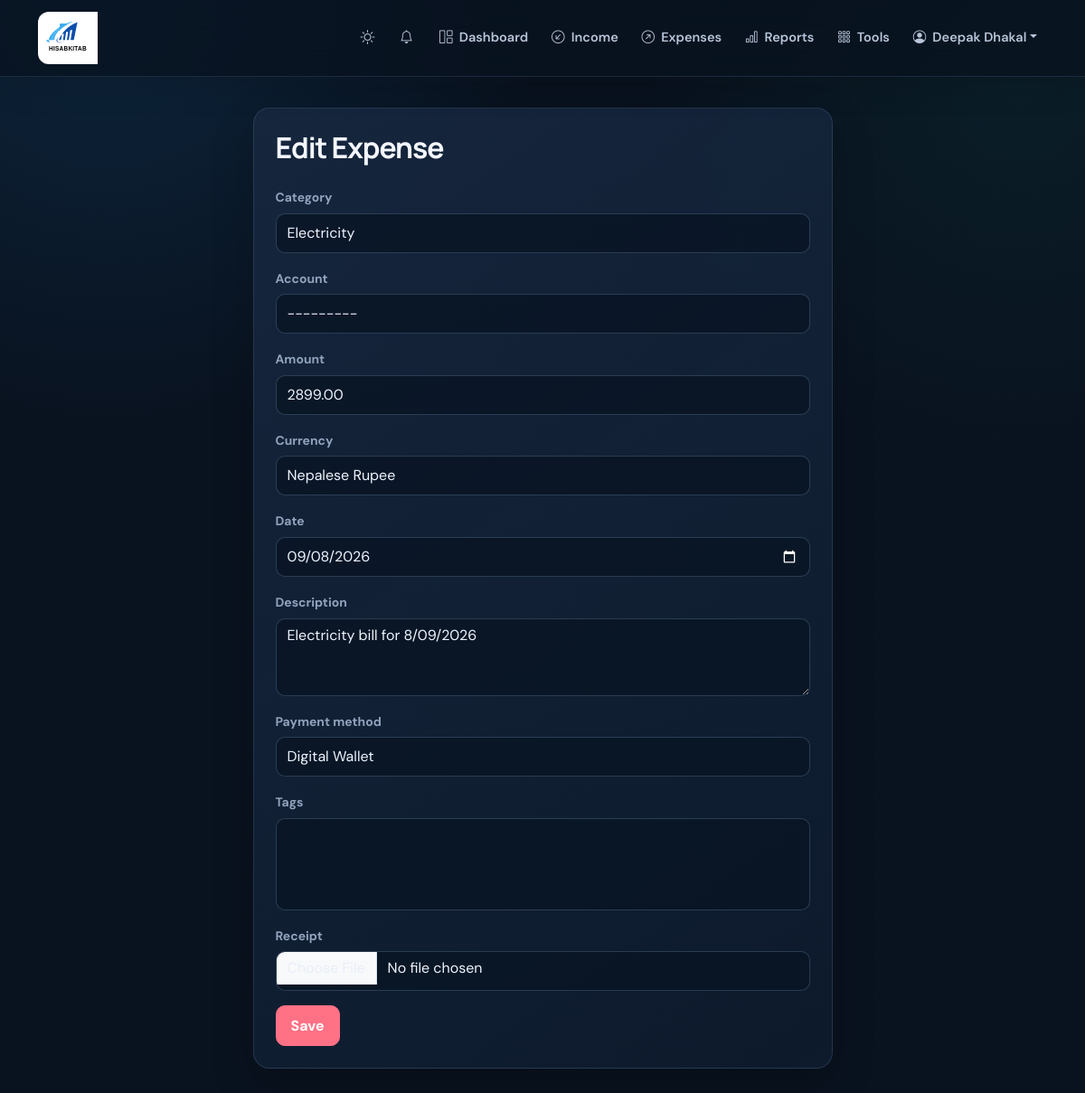
Page /expense/4/edit/ (signed in) on the committed database.
### finance/models.py (models this page shows, shortened)
class User(AbstractUser):
    full_name = models.CharField(max_length=150, blank=True)
    email = models.EmailField(unique=True, validators=[validate_com_email])
    phone_number = models.CharField(max_length=16, unique=True, blank=True, null=True)
    reporting_currency = models.CharField(max_length=10, default='USD')
    profile_picture = models.ImageField(upload_to='profile_pictures/', blank=True)
    onboarding_complete = models.BooleanField(default=False)

class Expense(models.Model):
    PAYMENT_METHODS = (
        ('Cash', 'Cash'),
        ('Card', 'Card'),
        ('Bank Transfer', 'Bank Transfer'),
        ('Digital Wallet', 'Digital Wallet'),
    )
    CURRENCY_CHOICES = (
        ('USD', 'US Dollar'),
        ('AUD', 'Australian Dollar'),
        ('EUR', 'Euro'),
        ('GBP', 'Pound Sterling'),
        ('IC', 'IC'),
        ('NPR', 'Nepalese Rupee'),
    )
    user = models.ForeignKey(User, on_delete=models.CASCADE, related_name='expenses')
    category = models.ForeignKey(Category, on_delete=models.PROTECT, related_name='expenses')
    amount = models.DecimalField(max_digits=10, decimal_places=2)
    currency = models.CharField(max_length=10, choices=CURRENCY_CHOICES, default='USD')
    date = models.DateField()
    description = models.CharField(max_length=255, blank=True)
    payment_method = models.CharField(max_length=30, choices=PAYMENT_METHODS, blank=True)
    account = models.ForeignKey(Account, on_delete=models.SET_NULL, null=True, blank=True, related_name='expenses')
    tags = models.ManyToManyField(TransactionTag, blank=True, related_name='expenses')
    receipt = models.FileField(upload_to='receipts/expense/', blank=True)
    created_at = models.DateTimeField(auto_now_add=True)
    updated_at = models.DateTimeField(auto_now=True)
    class Meta:
        ordering = ['-date', '-created_at']
        constraints = [
            models.CheckConstraint(condition=models.Q(amount__gt=0), name='expense_amount_positive'),
        ]

### finance/views.py (the view)
# urls.py: path('expense/<int:pk>/edit/', views.expense_update, name='expense_update'),
@login_required
def expense_update(request, pk):
    expense = get_object_or_404(Expense, pk=pk, user=request.user)
    if request.method == 'POST':
        form = ExpenseForm(request.POST, request.FILES, instance=expense, user=request.user)
        if form.is_valid():
            form.save()
            messages.success(request, 'Expense updated successfully.')
            return redirect('expense_list')
    else:
        form = ExpenseForm(instance=expense, user=request.user)
    return render(request, 'finance/expense_form.html', {'form': form, 'mode': 'Edit'})

### finance/forms.py (shortened to what this page needs)
class ExpenseForm(StyledFormMixin, forms.ModelForm):
    class Meta:
        model = Expense
        fields = ('category', 'account', 'amount', 'currency', 'date', 'description', 'payment_method', 'tags', 'receipt')
        widgets = {
            'date': forms.DateInput(attrs={'type': 'date'}),
            'description': forms.Textarea(attrs={'rows': 3}),
        }
    def __init__(self, *args, **kwargs):
        user = kwargs.pop('user', None)
        super().__init__(*args, **kwargs)
        if user is not None:
            self.fields['category'].queryset = Category.objects.filter(user=user, type='expense')
            self.fields['account'].queryset = Account.objects.filter(user=user, is_active=True)
            self.fields['tags'].queryset = TransactionTag.objects.filter(user=user)

### finance/context_processors.py (called while the page is built)
def notifications(request):
    if not request.user.is_authenticated:
        return {}
    notification_qs = request.user.notifications.filter(is_read=False)
    return {
        'unread_notifications': notification_qs[:5],
        'unread_notification_count': notification_qs.count(),
    }

### finance/models.py (called while the page is built)
    def __str__(self): return self.name

    def __str__(self):
        return self.name

### finance/templates/finance/expense_form.html (shortened to what this page needs)
{% extends 'finance/base.html' %}
{% block content %}
<div class="row justify-content-center">
    <div class="col-md-7">
        <div class="card shadow-sm p-4">
            <h2 class="mb-4">{{ mode }} Expense</h2>
            <form method="post" enctype="multipart/form-data">
                {% for field in form %}
                <div class="mb-3">
                    <label class="form-label">{{ field.label }}</label>
                    {{ field }}
                </div>
                {% endfor %}
                <button class="btn btn-danger" type="submit">Save</button>
            </form>
        </div>
    </div>
</div>
{% endblock %}

### finance/templates/finance/base.html (shortened to what this page needs)
<!DOCTYPE html>
{% load static %}
<html lang="en">
<head>
    <link href="https://cdn.jsdelivr.net/npm/bootstrap@5.3.3/dist/css/bootstrap.min.css" rel="stylesheet">
    <link href="https://cdn.jsdelivr.net/npm/bootstrap-icons@1.11.3/font/bootstrap-icons.min.css" rel="stylesheet">
    <link href="{% static 'css/app.css' %}?v=5" rel="stylesheet">
</head>
<body class="{% block body_class %}{% endblock %}">
<nav class="navbar navbar-expand-lg site-nav">
    <div class="container">
        <a class="navbar-brand d-flex align-items-center" href="{% url 'dashboard' %}">
            <img src="{% static 'img/logo.svg' %}?v=2" alt="HisabKitab" class="brand-logo"/>
        </a>
        <div class="collapse navbar-collapse" id="navbarNav">
            <ul class="navbar-nav ms-auto align-items-lg-center gap-lg-1">
                <li class="nav-item"><button class="theme-toggle" type="button" data-theme-toggle aria-label="Switch color theme" title="Switch color theme"></button></li>
                {% if user.is_authenticated %}
                <li class="nav-item dropdown"><a class="nav-link position-relative" href="#" role="button" data-bs-toggle="dropdown" aria-label="Notifications"><i class="bi bi-bell"></i></a></li>
                <li class="nav-item" data-tour="dashboard"><a class="nav-link {% if request.resolver_match.url_name == 'dashboard' %}active{% endif %}" href="{% url 'dashboard' %}"><i class="bi bi-grid-1x2"></i> Dashboard</a></li>
                <li class="nav-item"><a class="nav-link {% if request.resolver_match.url_name == 'income_list' %}active{% endif %}" href="{% url 'income_list' %}"><i class="bi bi-arrow-down-left-circle"></i> Income</a></li>
                <li class="nav-item"><a class="nav-link {% if request.resolver_match.url_name == 'expense_list' %}active{% endif %}" href="{% url 'expense_list' %}"><i class="bi bi-arrow-up-right-circle"></i> Expenses</a></li>
                <li class="nav-item"><a class="nav-link {% if request.resolver_match.url_name == 'reports' %}active{% endif %}" href="{% url 'reports' %}"><i class="bi bi-bar-chart"></i> Reports</a></li>
                <li class="nav-item"><a class="nav-link {% if request.resolver_match.url_name == 'financial_tools' %}active{% endif %}" href="{% url 'financial_tools' %}"><i class="bi bi-grid-3x3-gap"></i> Tools</a></li>
                <li class="nav-item dropdown"><a class="nav-link dropdown-toggle" href="#" role="button" data-bs-toggle="dropdown"><i class="bi bi-person-circle"></i> {{ user.full_name|default:user.username }}</a></li>
                {% else %}<li class="nav-item"><a class="nav-link" href="{% url 'login' %}">Login</a></li><li class="nav-item"><a class="btn btn-primary btn-sm px-3 ms-lg-2" href="{% url 'register' %}">Get started</a></li>{% endif %}</ul>
        </div>
    </div>
</nav>
<main class="container app-content">
    {% block content %}{% endblock %}
</main>
</body>
</html>

### rows in the picture
User: full_name "Deepak Dhakal"
Expense: form "Electricity" "---------" "2899.00" "Nepalese Rupee" "09/08/2026" "Electricity bill for 8/09/2026" "Digital Wallet"

### other values in the picture
{{ mode }} "Edit"
{{ field.label }} "Category" "Account" "Amount" "Currency" "Date" "Description" "Payment method" "Tags" "Receipt"
